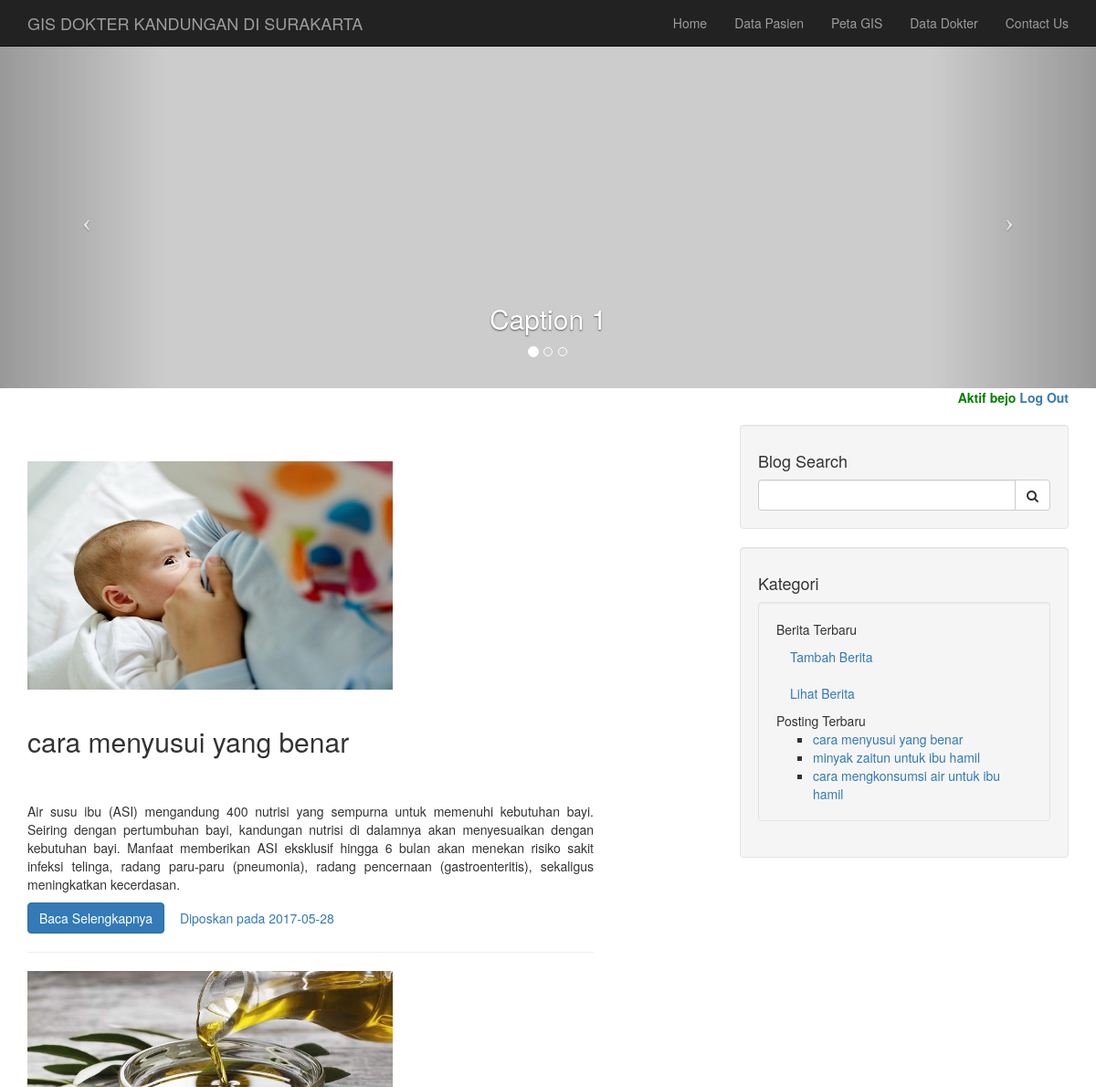
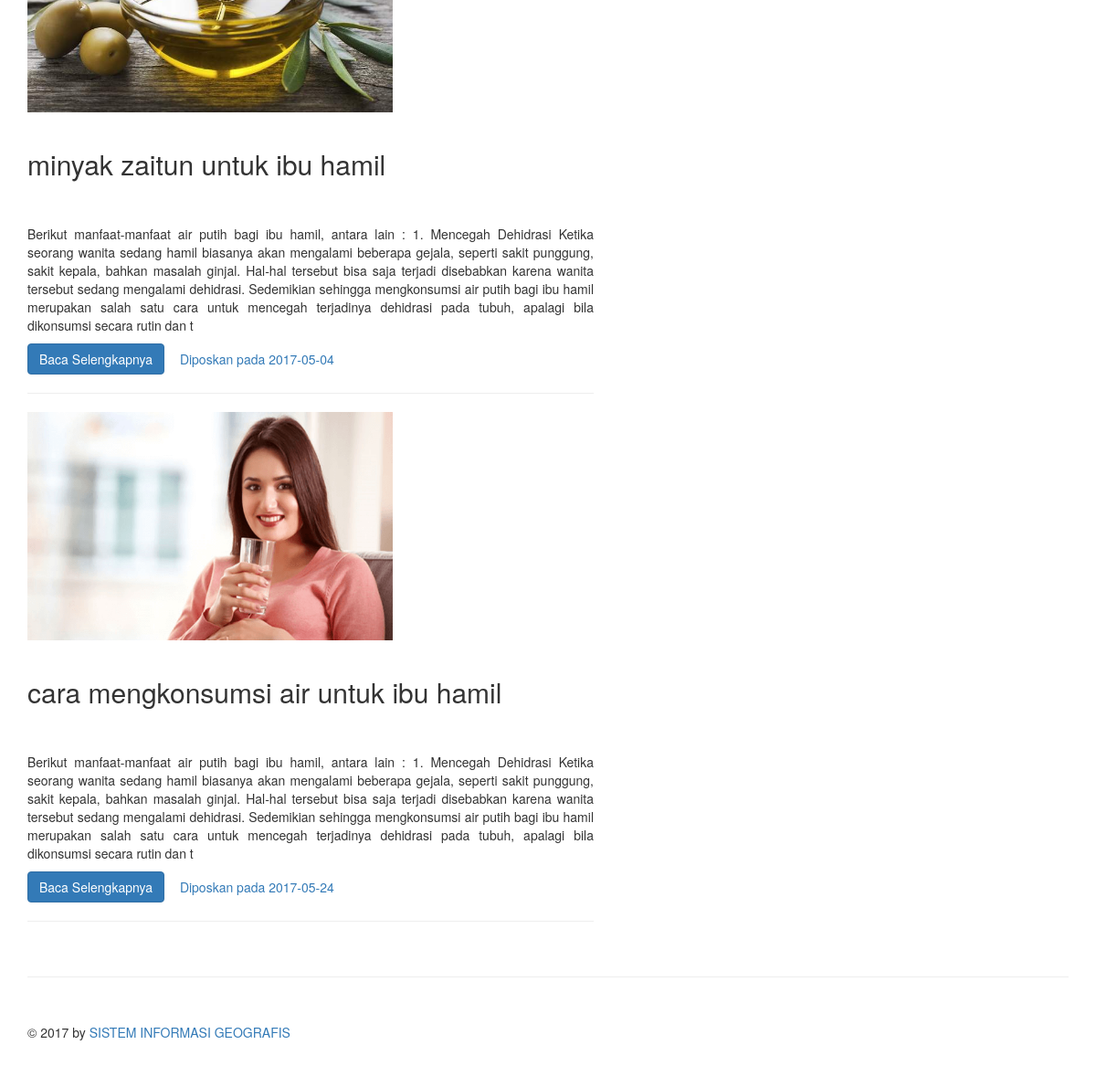
Screenshot of /admin/home.php (signed in) with the database file from the repository (2 pictures, top to bottom).
### tables this page shows
CREATE TABLE `menu` (
  `id_menu` int(11) NOT NULL,
  `menu` varchar(20) NOT NULL,
  `link_menu` varchar(200) NOT NULL
);

CREATE TABLE `berita` (
  `id_berita` int(4) NOT NULL,
  `judul` varchar(40) DEFAULT NULL,
  `kategori` varchar(30) DEFAULT NULL,
  `deskripsi` text,
  `tanggal` date NOT NULL,
  `gambar` text NOT NULL
);

### admin/session.php (called while the page is built, shortened)
<?php
$connection = mysql_connect("localhost", "root", "");
$user_check=$_SESSION['login_user'];
$ses_sql=mysql_query("select nama from admin where username='$user_check'", $connection);
$row = mysql_fetch_assoc($ses_sql);
$login_session =$row['nama'];
?>

### admin/lihatberita.php (the view)
<?php
 include ('dbconfig.php');
 $ambil_data = mysql_query("select * from berita order by id_berita desc limit 0,5",$koneksi);
 while($hasil_data = mysql_fetch_array($ambil_data)){
 ?>
  <div class="row-fluids">
    <div class="span4">
     <img data-src="holder.js/300x200" alt="300x200" src="<?=$hasil_data['gambar'];?>" style="width: 400px; height: 250px;">
    </div>  <br>
    <div class="span8">
      <h2><?=$hasil_data['judul'];?></h2>  <br><br>
      <p style="text-align:justify;"><?=substr($hasil_data['deskripsi'],0,500);?></p>
      <p>
       <a href="home.php?link=lihatdetailberita.php&id=<?=$hasil_data['id_berita'];?>" class="btn btn-primary">Baca Selengkapnya</a>
       <a href="#" class="btn btn-inverse">Diposkan pada <?=$hasil_data['tanggal'];?></a>
      </p>
    </div>
   </div>
   <hr>
 <?php
 }
?>

### admin/template.php (shortened to what this page needs)
<!DOCTYPE html>
<html lang="en">
<head>
    <link href="css/bootstrap.min.css" rel="stylesheet">
    <link href="css/modern-business.css" rel="stylesheet">
    <link href="font-awesome/css/font-awesome.min.css" rel="stylesheet" type="text/css">
</head>
<body>
    <nav class="navbar navbar-inverse navbar-fixed-top" role="navigation">
        <div class="container">
            <div class="navbar-header">
                <a class="navbar-brand" href="index.php">GIS DOKTER KANDUNGAN DI SURAKARTA</a>
            </div>
            <div class="collapse navbar-collapse" id="bs-example-navbar-collapse-1">
                <ul class="nav navbar-nav navbar-right">
                    <?php
						$menu = mysql_query("SELECT * FROM menu ORDER BY id_menu ASC");
						while($dataMenu = mysql_fetch_assoc($menu)){
							if(mysql_num_rows($menu) == 0){
								echo '<li><a href="'.$dataMenu['link_menu'].'">'.$dataMenu['menu'].'</a></li>';
							}else{
								echo '<li class="nav nav-pills">
									<a href="'.$dataMenu['link_menu'].'">'.$dataMenu['menu'].'</a>';
									}'
								</li>
								';
						}
					?>
                </ul>
            </div>
        </div>
    </nav>
</body>
</html>

### admin/home.php (shortened to what this page needs)
<?php
include('template.php');
include('session.php');
?>
<!DOCTYPE html>
<html lang="en">
<head>
	<link href="css/bootstrap.min.css" rel="stylesheet" type="text/css">
    <link href="css/modern-business.css" rel="stylesheet">
    <link href="font-awesome/css/font-awesome.min.css" rel="stylesheet" type="text/css">
	</head>
<body>
	 <header id="myCarousel" class="carousel slide">
        <ol class="carousel-indicators">
            <li data-target="#myCarousel" data-slide-to="0" class="active"></li>
            <li data-target="#myCarousel" data-slide-to="1"></li>
            <li data-target="#myCarousel" data-slide-to="2"></li>
        </ol>
        <div class="carousel-inner">
            <div class="item active">
                <div class="fill" style="background-image:url('http://placehold.it/1900x1080&text=Slide One');"></div>
                <div class="carousel-caption">
                    <h2>Caption 1</h2>
                </div>
            </div>
        </div>
        <a class="left carousel-control" href="#myCarousel" data-slide="prev">
            <span class="icon-prev"></span>
        </a>
        <a class="right carousel-control" href="#myCarousel" data-slide="next">
            <span class="icon-next"></span>
        </a>
    </header>
	<div class="container">
		<div class="text-right" id="profile">
				<b style="color:green" id="welcome">Aktif <b><?php echo $login_session; ?></b></b>
				<b id="logout"><a href="logout.php">Log Out</a></b>
		</div><br>
		<section>
			<div class="row">
			<div class="col-md-8 container">
			<br><br>
				<div class="row">
					<div class="col-md-10">
						<?php
						 if(empty($_GET['link']))
								 include "lihatberita.php";
						 else
						  include($_GET['link']);
						 ?>
					</div>
				</div>
			</div>
			<div class="col-md-4">
					<div class="well">
						<h4>Blog Search</h4>
						<div class="input-group">
							<input type="text" class="form-control">
							<span class="input-group-btn">
								<button class="btn btn-default" type="button"><i class="fa fa-search"></i></button>
							</span>
						</div>
					</div>
					<div class="well">
						<h4>Kategori</h4>
								<ul class="list-unstyled">
								  <li><?php include("menuberita.php");?>
									</li>
								</ul>
					</div>
			</div>
		</section>
		<br>
		<div class="row">
		  <div class="col-lg-12">
			<hr>
			<footer>
			 <p>&copy; 2017 by <a href="#">SISTEM INFORMASI GEOGRAFIS</a></p>
			</footer>
		  </div>
		</div>
	</div>
  </body>
</html>

### admin/menuberita.php
<?php
 include ('dbconfig.php');
  $ambil_recent = mysql_query("select id_berita,judul,tanggal from berita order by rand() limit 20",$koneksi);
  ?>
  <div class="well sidebar-nav">
    <ul class="nav nav-list">
      <li class="nav-header">Berita Terbaru</li>
      <li><a href="tambahberita.php">Tambah Berita</a></li>
      <li><a href="lihatberita.php">Lihat Berita</a></li>
      <li class="nav-header">Posting Terbaru</li>
      <ul type="square">
       <?php
    while($hasil_recent= mysql_fetch_array($ambil_recent)){
        echo "<li><a href='home.php?link=lihatdetailberita.php&id=$hasil_recent[id_berita]'>".$hasil_recent['judul']."</a></li>";
    }
    ?>
      </ul>
    </ul>
</div>

### admin/css/modern-business.css (style rules this page uses)
html, body { height: 100%; }
body { padding-top: 50px; }
header.carousel { height: 50%; }
header.carousel .item, header.carousel .item.active, header.carousel .carousel-inner { height: 100%; }
header.carousel .fill { width: 100%; height: 100%; background-position: center; background-size: cover; }
footer { margin: 50px 0; }

### rows the page displays
menu: menu "Home"
menu: menu "Data Pasien"
menu: menu "Peta GIS"
menu: menu "Data Dokter"
menu: menu "Contact Us"
berita: gambar (picture), judul "cara menyusui yang benar", deskripsi "Air susu ibu (ASI) mengandung 400 nutrisi yang sempurna untuk memenuhi kebutuhan bayi. Seiring dengan pertumbuhan bayi, kandungan nutrisi di dalamnya akan menyesuaikan dengan kebutuhan bayi. Manfaat memberikan ASI eksklusif hingga 6 bulan akan menekan risiko sakit infeksi telinga, radang paru-paru (pneumonia), radang pencernaan (gastroenteritis), sekaligus meningkatkan kecerdasan.", tanggal "2017-05-28"
berita: gambar (picture), judul "minyak zaitun untuk ibu hamil", deskripsi "Berikut manfaat-manfaat air putih bagi ibu hamil, antara lain : 1. Mencegah Dehidrasi Ketika seorang wanita sedang hamil biasanya akan mengalami beberapa gejala, seperti sakit punggung, sakit kepala, bahkan masalah ginjal. Hal-hal tersebut bisa saja terjadi disebabkan karena wanita tersebut sedang mengalami dehidrasi. Sedemikian sehingga mengkonsumsi air putih bagi ibu hamil merupakan salah satu cara untuk mencegah terjadinya dehidrasi pada tubuh, apalagi bila dikonsumsi secara rutin dan t", tanggal "2017-05-04"
berita: gambar (picture), judul "cara mengkonsumsi air untuk ibu hamil", deskripsi "Berikut manfaat-manfaat air putih bagi ibu hamil, antara lain : 1. Mencegah Dehidrasi Ketika seorang wanita sedang hamil biasanya akan mengalami beberapa gejala, seperti sakit punggung, sakit kepala, bahkan masalah ginjal. Hal-hal tersebut bisa saja terjadi disebabkan karena wanita tersebut sedang mengalami dehidrasi. Sedemikian sehingga mengkonsumsi air putih bagi ibu hamil merupakan salah satu cara untuk mencegah terjadinya dehidrasi pada tubuh, apalagi bila dikonsumsi secara rutin dan t", tanggal "2017-05-24"

### other values shown
$login_session "bejo"
